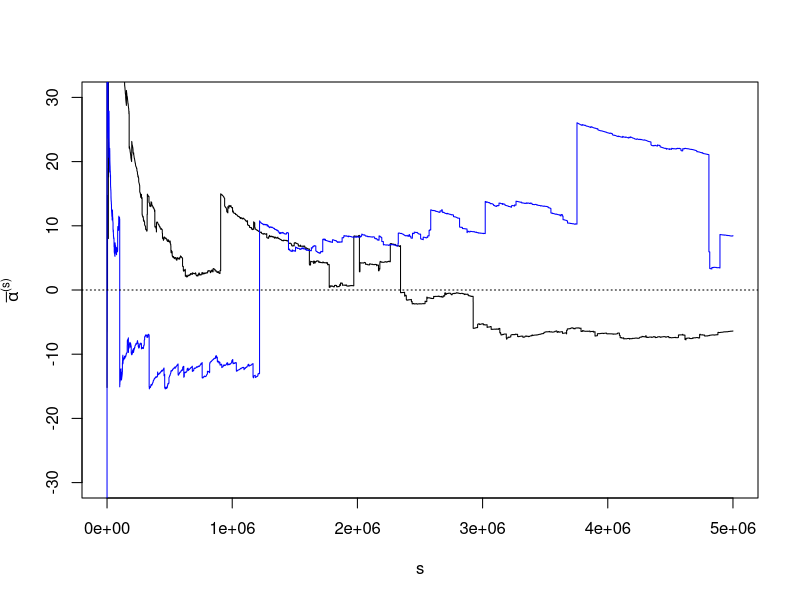
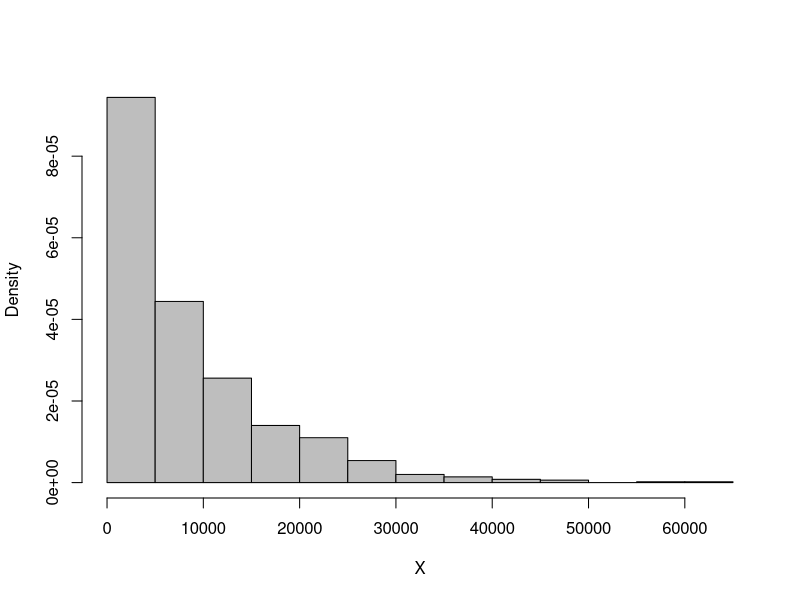

These charts were generated, in order, by the following R code:
## ---- chunk 1
knitr::opts_chunk$set(echo = TRUE)
require(dplyr)
## ---- chunk 2
set.seed(1978);  cauchyMC1 = rcauchy(n = 5000000, location = 0, scale = 10)
set.seed(2021); cauchyMC2 = rcauchy(n = 5000000, location = 0, scale = 10)
meanPlugin1 = cummean(cauchyMC1)
meanPlugin2 = cummean(cauchyMC2)
plot(
  x = 1:5000000, y = meanPlugin1,
  type = "l",
  xlab = "s",
  ylab = expression(paste(bar(alpha)^"(s)")),
  ylim = c(-30, 30)
  )
lines(
  x = 1:5000000, y = meanPlugin2,
  col = "blue"
  )
abline(h = 0, lty = 3)
## ---- chunk 3
CambHalfLife = 5730; LibbyHalfLife = 5568
(CambRate = -log(0.5)/CambHalfLife); 1/CambRate
(LibbyRate = -log(0.5)/LibbyHalfLife); 1/LibbyRate

set.seed(1949); negExpMC = rexp(n = 1000, rate = CambRate)
hist(x = negExpMC, xlab = "X", main = NA, col = "gray", freq = FALSE)
